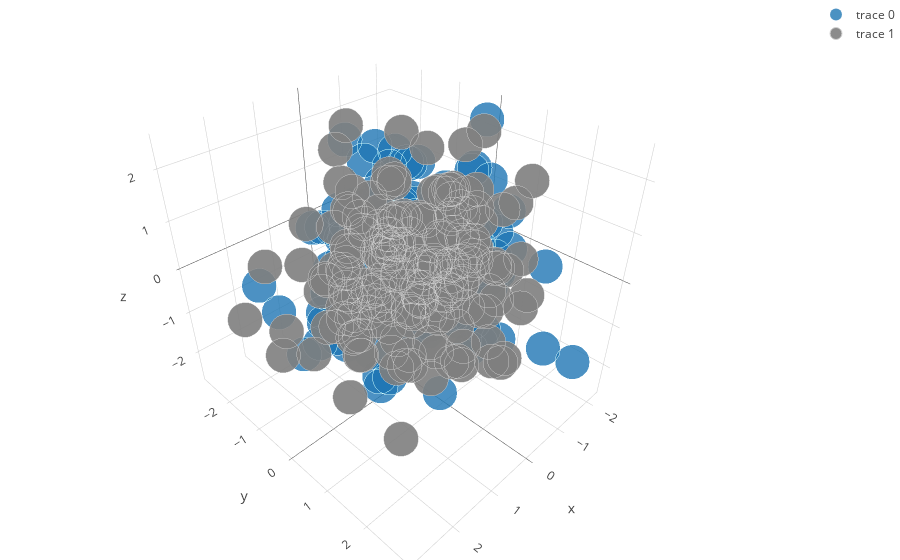

Notebook code for this chart:
### Code cell
import plotly.plotly as py
import plotly.graph_objs as go
from plotly.tools import FigureFactory as ff
from plotly.offline import download_plotlyjs, init_notebook_mode, plot, iplot

#jupyter setup
init_notebook_mode(connected=True)
import numpy as np

x, y, z = np.random.multivariate_normal(np.array([0,0,0]), np.eye(3), 200).transpose()
trace1 = go.Scatter3d(
    x=x,
    y=y,
    z=z,
    mode='markers',
    marker=dict(
        size=12,
        line=dict(
            color='rgba(217, 217, 217, 0.14)',
            width=0.5
        ),
        opacity=0.8
    )
)

x2, y2, z2 = np.random.multivariate_normal(np.array([0,0,0]), np.eye(3), 200).transpose()
trace2 = go.Scatter3d(
    x=x2,
    y=y2,
    z=z2,
    mode='markers',
    marker=dict(
        color='rgb(127, 127, 127)',
        size=12,
        symbol='circle',
        line=dict(
            color='rgb(204, 204, 204)',
            width=1
        ),
        opacity=0.9
    )
)
data = [trace1, trace2]
layout = go.Layout(
    margin=dict(
        l=0,
        r=0,
        b=0,
        t=0
    )
)
fig = go.Figure(data=data, layout=layout)
iplot(fig)

### Figure 1 — Plotly figure (JSON) as saved in the notebook; plotly's stock layout.template omitted (floating-point values rounded to 4 significant figures; data arrays with more than 128 entries replaced by an {"elided": "..."} marker saying what was removed)
{"data": [{"marker": {"line": {"color": "rgba(217, 217, 217, 0.14)", "width": 0.5}, "opacity": 0.8, "size": 12}, "mode": "markers", "type": "scatter3d", "uid": "82c330f3-c7d5-4c44-aa14-a2794c83caf6", "x": {"elided": "200 float values"}, "y": {"elided": "200 float values"}, "z": {"elided": "200 float values"}}, {"marker": {"color": "rgb(127, 127, 127)", "line": {"color": "rgb(204, 204, 204)", "width": 1}, "opacity": 0.9, "size": 12, "symbol": "circle"}, "mode": "markers", "type": "scatter3d", "uid": "797ab683-d282-4b12-abcb-a65afcd67660", "x": {"elided": "200 float values"}, "y": {"elided": "200 float values"}, "z": {"elided": "200 float values"}}], "layout": {"margin": {"b": 0, "l": 0, "r": 0, "t": 0}}}
